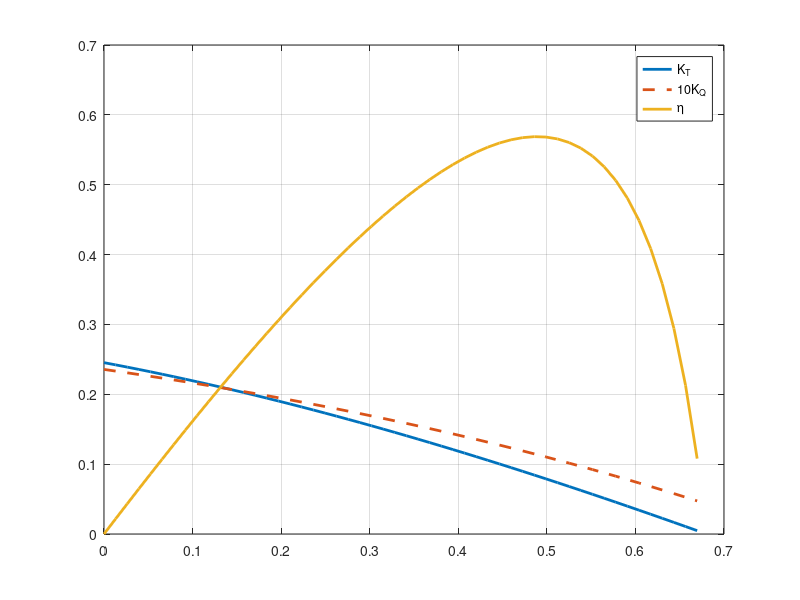

This figure's MATLAB source:
% Evaluation of Wageningen Polynomials
WagKT=importdata('WagKT.txt');
WagKQ=importdata('WagKQ.txt');

% inputs
P_D=0.6
AEA0=0.5
Z=4

% Evaluate for these J values
N=100
J=linspace(0,1.3,N)
KT=zeros(1,N);

%KT values
Zvn=Z.^WagKT.data(:,6);
AEA0un=AEA0.^WagKT.data(:,5);
PDtn=P_D.^WagKT.data(:,4);
CoefT=WagKT.data(:,2).*Zvn.*AEA0un.*PDtn
for i=1:N
       KT(i)=sum(CoefT.*J(i).^WagKT.data(:,3))
end

%KQ values
Zvn=Z.^WagKQ.data(:,6);
AEA0un=AEA0.^WagKQ.data(:,5);
PDtn=P_D.^WagKQ.data(:,4);
CoefQ=WagKQ.data(:,2).*Zvn.*AEA0un.*PDtn
for i=1:N
       KQ(i)=sum(CoefQ.*J(i).^WagKQ.data(:,3))
end

%trim negative values
i0=find(KT<0)

J=J(1:i0(1)-1);
KT=KT(1:i0(1)-1);
KQ=KQ(1:i0(1)-1);
eta=KT.*J./(KQ*2*pi)

figure
plot(J,KT,'LineWidth',2)
hold
plot(J,KQ*10,'--','LineWidth',2)
plot(J,eta,'LineWidth',2)
legend('K_T','10K_Q','\eta')
grid on